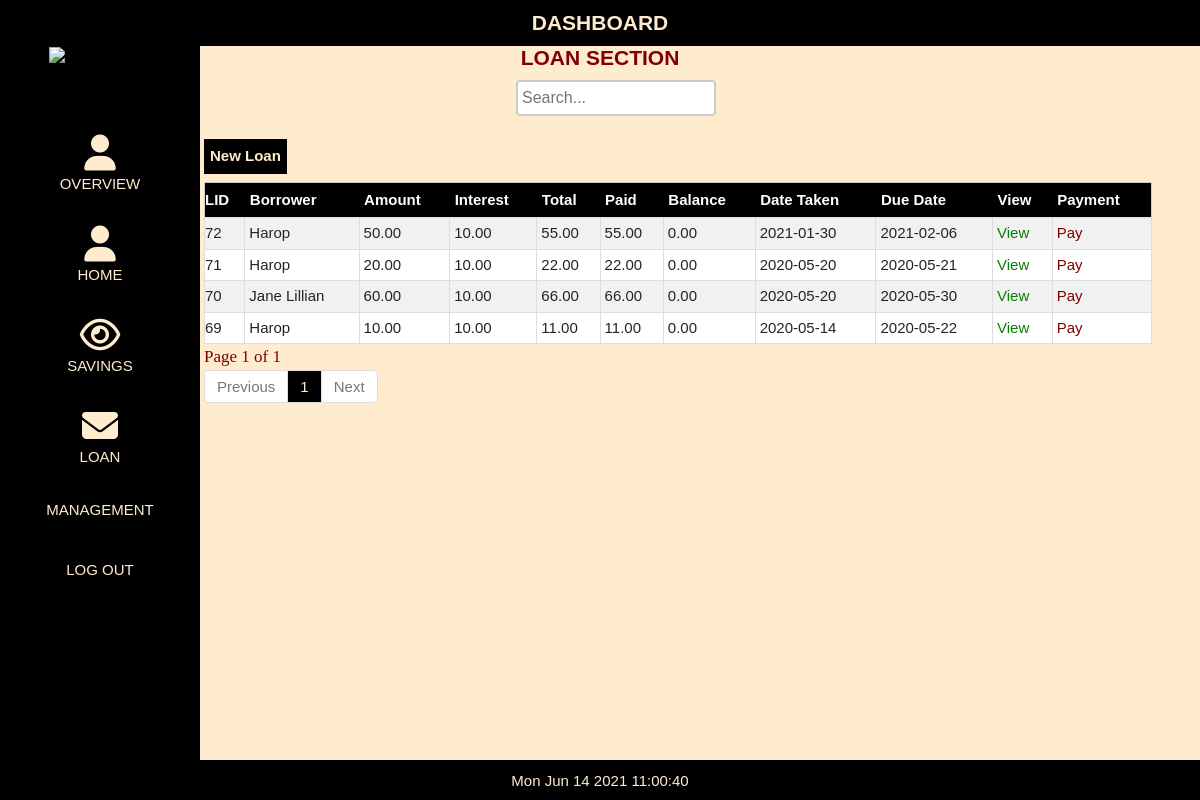
The page /admin/loan.php (signed in) on the database its author committed.
### tables this page shows
CREATE TABLE `loantb` (
  `loanId` int(20) NOT NULL,
  `memberId` int(20) NOT NULL,
  `loanAmount` decimal(12,2) NOT NULL,
  `loanInterest` decimal(5,2) NOT NULL,
  `dateTaken` date NOT NULL,
  `dueDate` date NOT NULL,
  `loan_status` float NOT NULL
);

CREATE TABLE `membertb` (
  `memberId` int(11) NOT NULL,
  `photo` blob NOT NULL,
  `member_name` varchar(50) NOT NULL,
  `gender` enum('Male','Female','Other') NOT NULL,
  `contact` varchar(20) NOT NULL,
  `joinDate` date NOT NULL,
  `status` enum('Active','Inactive') NOT NULL DEFAULT 'Active',
  `username` varchar(50) NOT NULL,
  `pass` varchar(255) NOT NULL
);

### admin/loan.php (the view, shortened to what this page needs)
<!DOCTYPE html>
<html>
<link href="bootsrap/css/bootstrap.css" rel="stylesheet"/>
<link rel="stylesheet" href="css/w3.css">
<link rel="stylesheet" href="../../cdnjs.cloudflare.com/ajax/libs/font-awesome/4.7.0/css/font-awesome.min.css">
<link rel="stylesheet" type="text/css" href="css/style.css" />
<body>
<?php include('menu.php');?>
<h2 class="page-title">LOAN SECTION</h2>
<form method="POST">
<input class="searchbox" type="search" id="myInput" onkeyup="mySearch()" placeholder="Search...">
</form>
<button class="add-btn" onclick="document.getElementById('id01').style.display='block'" style="width:auto">New Loan</button>
<?php
include('db.php');
$q=mysqli_query($con,"SELECT * FROM loantb ");
$rr=mysqli_num_rows($q);
if(!$rr)
{
   echo "<h2 style='color:red; padding-left:230px'>No Results found !!!</h2>";
}
else
{
?>
<table class="w3-table-all" id="membertb" >
  <tr>
    <th>LID</th>
    <th>Borrower</th>
    <th>Amount</th>
    <th>Interest</th>
    <th>Total</th>
    <th>Paid</th>
    <th>Balance</th>
    <th>Date Taken</th>
    <th>Due Date</th>
    <th>View</th>
    <th>Payment</th>
  </tr>
<?php
if (isset($_GET['page_no']) && $_GET['page_no']!="") {
	$page_no = $_GET['page_no'];
	} else {
		$page_no = 1;
        }
	$total_records_per_page = 10;
  $offset = ($page_no-1) * $total_records_per_page;
	$previous_page = $page_no - 1;
	$next_page = $page_no + 1;
	$result_count = mysqli_query($con,"SELECT COUNT(*) As total_records FROM `loantb`");
	$total_records = mysqli_fetch_array($result_count);
	$total_records = $total_records['total_records'];
  $total_no_of_pages = ceil($total_records / $total_records_per_page);
  $result = mysqli_query($con,"SELECT * FROM `loantb` ORDER BY loanId DESC LIMIT $offset, $total_records_per_page");
  while($row = mysqli_fetch_array($result)){
$q1=mysqli_query($con,"SELECT * FROM membertb WHERE memberId='".$row['memberId']."'");
$r1=mysqli_fetch_assoc($q1);
$q2=mysqli_query($con,"SELECT SUM(amountPaid) AS paid FROM loanhist WHERE loanId='".$row['loanId']."' ");
$r2=mysqli_fetch_assoc($q2);
$q3=mysqli_query($con,"SELECT ROUND((((loanInterest / 100) * loanAmount) + loanAmount), 2) AS totalPayment FROM loantb WHERE loanId='".$row['loanId']."' ");
$r3=mysqli_fetch_assoc($q3);
$q4=mysqli_query($con,"SELECT ROUND((SELECT (((loanInterest / 100) * loanAmount) + loanAmount) FROM loantb WHERE loanId='".$row['loanId']."') - (SELECT SUM(amountPaid) FROM loanhist WHERE loanId='".$row['loanId']."'), 2) AS balance ");
$r4=mysqli_fetch_assoc($q4);
echo "<Tr>";
echo "<td>".$row['loanId']."</td>";
echo "<td>".$r1['member_name']."</td>";
echo "<td>".$row['loanAmount']."</td>";
echo "<td>".$row['loanInterest']."</td>";
echo "<td>".$r3['totalPayment']."</td>";
echo "<td>".$r2['paid']."</td>";
echo "<td>".$r4['balance']."</td>";
echo "<td>".$row['dateTaken']."</td>";
echo "<td>".$row['dueDate']."</td>";
?>
<td><a href="view_loan.php?page=view_loan&loanId=<?php echo $row['loanId']; ?>" style='color:green'><span class='glyphicon glyphicon-edit'>View</span></a></td>
<td><a href="loan_update.php?page=loan_update&loanId=<?php echo $row['loanId']; ?>" style='color:maroon'><span class='glyphicon glyphicon-edit'>Pay</span></a></td>
<?php
echo "</Tr>";
}
?>
</table>
<div>
<strong class="pageno">Page <?php echo $page_no." of ".$total_no_of_pages; ?></strong>
</div>
<ul class="pagination">
	<li <?php if($page_no <= 1){ echo "class='disabled'"; } ?>>
	<a <?php if($page_no > 1){ echo "href='?page_no=$previous_page'"; } ?>>Previous</a>
	</li>
    <?php
	if ($total_no_of_pages <= 10){
		for ($counter = 1; $counter <= $total_no_of_pages; $counter++){
			if ($counter == $page_no) {
		   echo "<li class='active'><a>$counter</a></li>";
				}else{
           echo "<li><a href='?page_no=$counter'>$counter</a></li>";
				}
        }
	}
?>
	<li <?php if($page_no >= $total_no_of_pages){ echo "class='disabled'"; } ?>>
	<a <?php if($page_no < $total_no_of_pages) { echo "href='?page_no=$next_page'"; } ?>>Next</a>
	</li>
</ul>
<?php }?>
</body>
</html>

### admin/css/w3.css (style rules this page uses)
html { box-sizing: border-box }
*, *:before, *:after { box-sizing: inherit }
html { -ms-text-size-adjust: 100%; -webkit-text-size-adjust: 100% }
body { margin: 0 }
a { background-color: transparent; -webkit-text-decoration-skip: objects }
button, input, select, textarea { font: inherit; margin: 0 }
button, input { overflow: visible }
button, select { text-transform: none }
button, html [type=button], [type=reset], [type=submit] { -webkit-appearance: button }
[type=search] { -webkit-appearance: textfield; outline-offset: -2px }
html, body { font-family: Verdana, sans-serif; font-size: 15px; line-height: 1.5 }
html { overflow-x: hidden }
h2 { font-size: 30px }
h1, h2, h3, h4, h5, h6 { font-family: "Segoe UI", Arial, sans-serif; font-weight: 400; margin: 10px 0 }
a { color: inherit }
.w3-table, .w3-table-all { border-collapse: collapse; display: table; }
.w3-table-all { border: 1px solid #ccc; padding-left: 80%; margin-left: 17%; width: 79%; }
.w3-table-all th { padding-top: 6px; padding-bottom: 6px; text-align: left; background-color: black; color: white; padding-right: 5px; padding-left: 5px; }
.w3-table-all td { border: 1px solid #ddd; padding: 4px; }
.w3-bordered tr, .w3-table-all tr { border-bottom: 1px solid #ddd; padding-left: 5px; }
.w3-table-all tr:nth-child(odd) { background-color: #fff }
.w3-table-all tr:nth-child(even) { background-color: #f1f1f1 }
.w3-table td, .w3-table th, .w3-table-all td, .w3-table-all th { display: table-cell; text-align: left; margin-right: 90px; vertical-align: top }
.w3-table th:first-child, .w3-table td:first-child, .w3-table-all th:first-child, .w3-table-all td:first-child { padding-left: 0px }

### admin/css/style.css (style rules this page uses)
body { background-color: blanchedalmond; box-align: center; }
.searchbox { margin-top: 80px; margin-bottom: 15px; background-color: white; padding: 4px; float: center; overflow: hidden; border: 2px solid #ccc; border-radius: 4px; font-size: 16px; background-position: 10px 10px; background-repeat: no-repeat; width: 200px; max-width: 100%; margin-left: 43%; }
.page-title { display: block; text-align: center; font-size: 140%; color: blanchedalmond; width: 100%; color: maroon; position: fixed; font-weight: bold; padding-top: 35px; }
.add-btn { background-color: black; color: blanchedalmond; font-weight: bold; margin: 8px 0; border: none; cursor: pointer; padding: 6px; width: 8%; margin-left: 17%; }
.pageno { color: maroon; font-family: Cambria, Cochin, Georgia, Times, 'Times New Roman', serif; font-size: 17px; margin-left: 17%; font-weight: lighter; }
.pagination { display: inline-block; border-radius: 4px; padding-left: 17%; width: 79%; }
.pagination>li { display: inline; }
.pagination>li>a, .pagination>li>span { position: relative; float: left; padding: 5px 12px; margin-left: -1px; line-height: 1.42857143; color: #337ab7; text-decoration: none; background-color: #fff; border: 1px solid #ddd }
.pagination>li:first-child>a, .pagination>li:first-child>span { margin-left: 0; border-top-left-radius: 4px; border-bottom-left-radius: 4px }
.pagination>li:last-child>a, .pagination>li:last-child>span { border-top-right-radius: 4px; border-bottom-right-radius: 4px }
.pagination>.active>a, .pagination>.active>a:focus, .pagination>.active>a:hover, .pagination>.active>span, .pagination>.active>span:focus, .pagination>.active>span:hover { z-index: 3; color: blanchedalmond; cursor: default; background-color: black; }
.pagination>.disabled>a, .pagination>.disabled>a:focus, .pagination>.disabled>a:hover, .pagination>.disabled>span, .pagination>.disabled>span:focus, .pagination>.disabled>span:hover { color: #777; cursor: not-allowed; background-color: #fff; border-color: #ddd }

### admin/loan.php (style rules this page uses)
body, h1,h2,h3,h4,h5,h6 { font-family: "Montserrat", sans-serif }

### admin/menu.php (style rules this page uses)
body, h1,h2,h3,h4,h5,h6 { font-family: "Montserrat", sans-serif }

### rows shown on the page
loantb: loanId "72", memberId.member_name "Harop", loanAmount "50.00", loanInterest "10.00", totalPayment "55.00", paid "55.00", balance "0.00", dateTaken "2021-01-30", dueDate "2021-02-06"
loantb: loanId "71", memberId.member_name "Harop", loanAmount "20.00", loanInterest "10.00", totalPayment "22.00", paid "22.00", balance "0.00", dateTaken "2020-05-20", dueDate "2020-05-21"
loantb: loanId "70", memberId.member_name "Jane Lillian", loanAmount "60.00", loanInterest "10.00", totalPayment "66.00", paid "66.00", balance "0.00", dateTaken "2020-05-20", dueDate "2020-05-30"
loantb: loanId "69", memberId.member_name "Harop", loanAmount "10.00", loanInterest "10.00", totalPayment "11.00", paid "11.00", balance "0.00", dateTaken "2020-05-14", dueDate "2020-05-22"

### other values the page prints
$page_no "1"
$total_no_of_pages "1"
